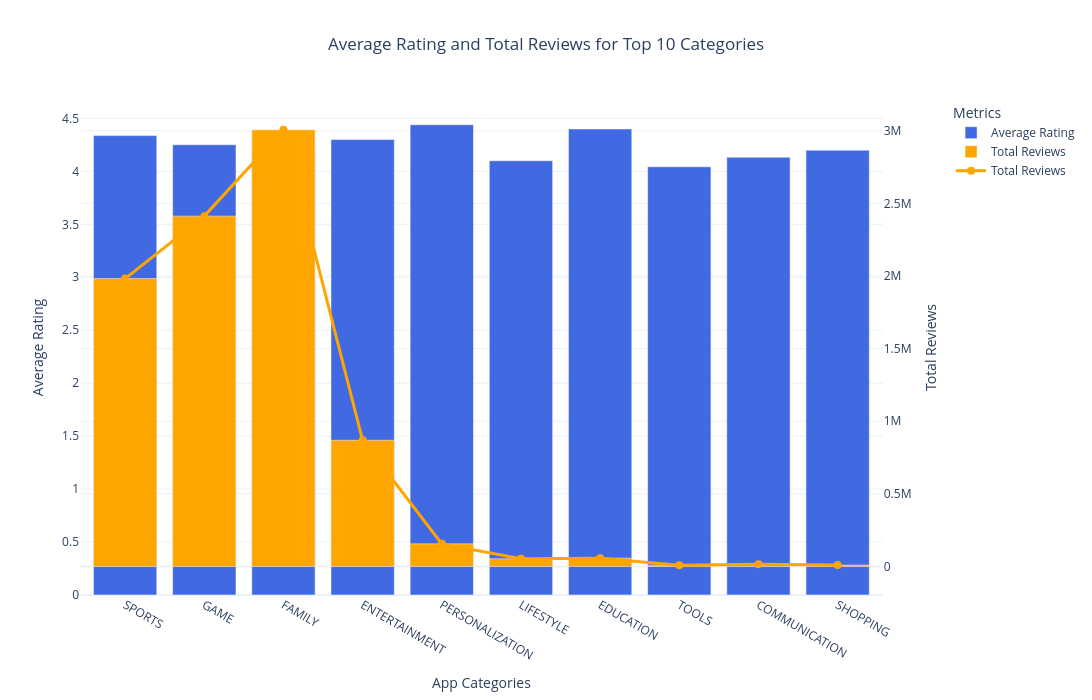

This figure's notebook cell:
### Code cell
fig.update_yaxes(
    title_text="Average Rating",
    secondary_y=False
)

fig.update_yaxes(
    title_text="Total Reviews",
    secondary_y=True
)

### Figure 1 — Plotly figure (JSON) as saved in the notebook; plotly's stock layout.template omitted (floating-point values rounded to 4 significant figures)
{"data": [{"hovertemplate": "<b>%{x}</b><br>Value: %{y:,}<extra></extra>", "marker": {"color": "royalblue"}, "name": "Average Rating", "type": "bar", "x": ["SPORTS", "GAME", "FAMILY", "ENTERTAINMENT", "PERSONALIZATION", "LIFESTYLE", "EDUCATION", "TOOLS", "COMMUNICATION", "SHOPPING"], "xaxis": "x", "y": [4.338, 4.252, 4.198, 4.3, 4.44, 4.1, 4.4, 4.043, 4.133, 4.2], "yaxis": "y"}, {"hovertemplate": "<b>%{x}</b><br>Value: %{y:,}<extra></extra>", "marker": {"color": "orange"}, "name": "Total Reviews", "type": "bar", "x": ["SPORTS", "GAME", "FAMILY", "ENTERTAINMENT", "PERSONALIZATION", "LIFESTYLE", "EDUCATION", "TOOLS", "COMMUNICATION", "SHOPPING"], "xaxis": "x", "y": [1982017, 2412245, 3006890, 869111, 156004, 53376, 57645, 8731, 15398, 9975], "yaxis": "y2"}, {"line": {"color": "orange", "width": 3}, "marker": {"size": 8}, "mode": "lines+markers", "name": "Total Reviews", "type": "scatter", "x": ["SPORTS", "GAME", "FAMILY", "ENTERTAINMENT", "PERSONALIZATION", "LIFESTYLE", "EDUCATION", "TOOLS", "COMMUNICATION", "SHOPPING"], "xaxis": "x", "y": [1982017, 2412245, 3006890, 869111, 156004, 53376, 57645, 8731, 15398, 9975], "yaxis": "y2"}], "layout": {"barmode": "group", "height": 700, "legend": {"title": {"text": "Metrics"}}, "title": {"text": "Average Rating and Total Reviews for Top 10 Categories", "x": 0.5}, "width": 1200, "xaxis": {"anchor": "y", "domain": [0, 0.94], "title": {"text": "App Categories"}}, "yaxis": {"anchor": "x", "domain": [0, 1], "title": {"text": "Average Rating"}}, "yaxis2": {"anchor": "x", "overlaying": "y", "side": "right", "title": {"text": "Total Reviews"}}}}
